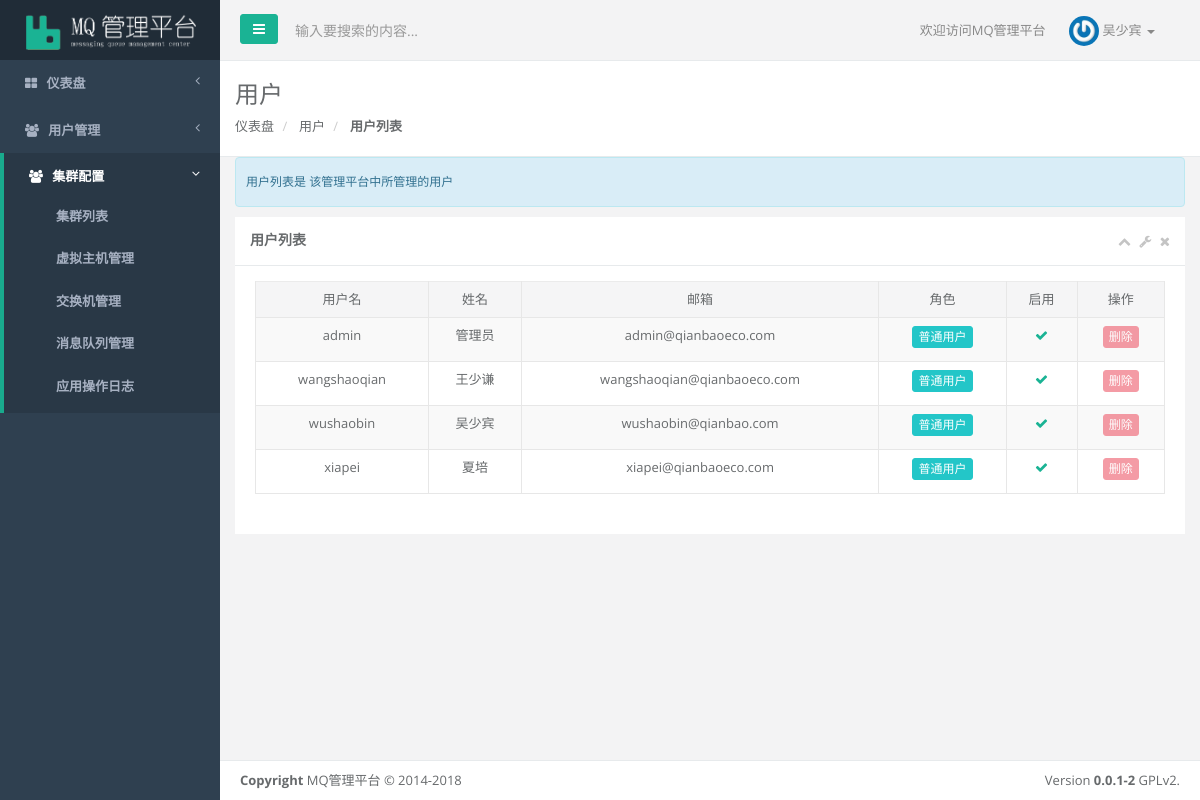
The app's page /users/user (signed in), older data.
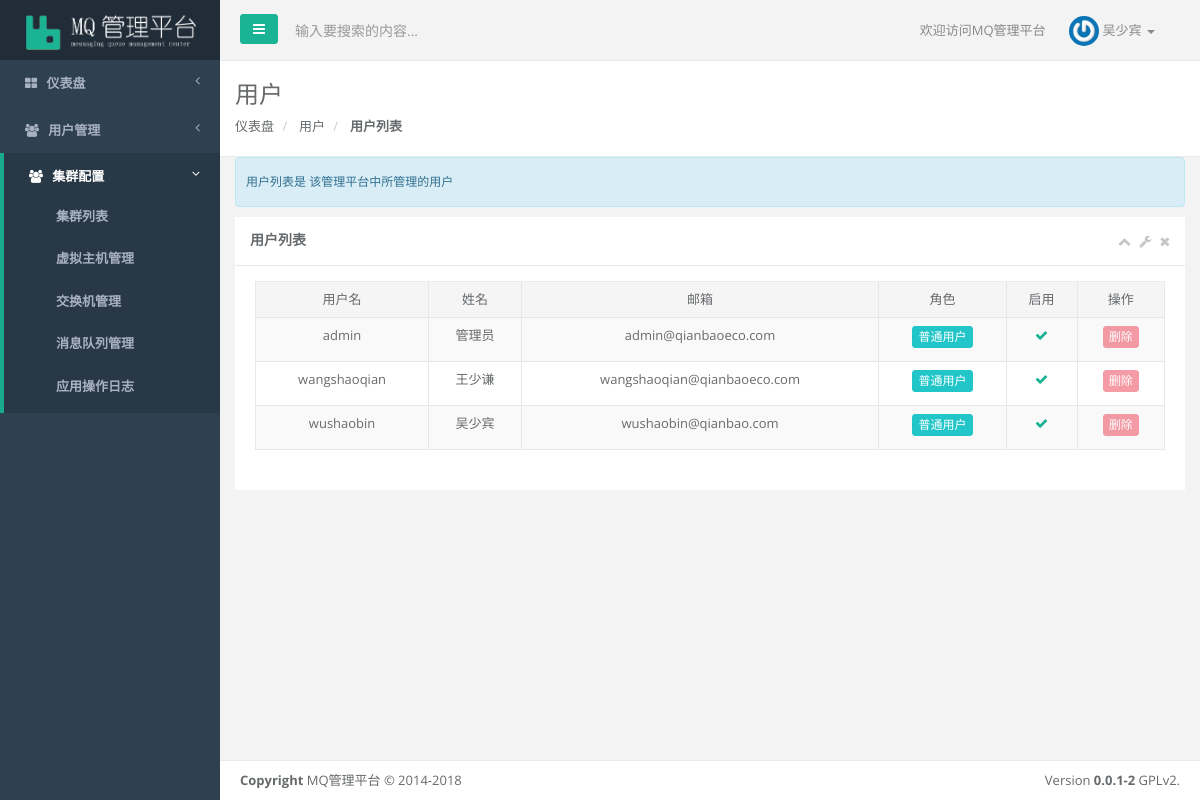
The same page, newer data.
### users/models.py (models this page shows)
class User(AbstractUser):
    ROLE_ADMIN = 'Admin'
    ROLE_OPERATOR = 'Operator'
    ROLE_USER = 'User'
    ROLE_CHOICES = (
        (ROLE_ADMIN, '超级管理员'),
        (ROLE_OPERATOR, '队列管理员'),
        (ROLE_USER, '普通用户')
    )
    id = models.UUIDField(default=uuid.uuid4, primary_key=True)
    name = models.CharField(max_length=128, null=True, verbose_name='姓名')
    wechat = models.CharField(max_length=128, null=True, verbose_name='微信')
    phone = models.CharField(max_length=20, null=True, verbose_name='手机')
    date_expired = models.DateTimeField(default=datetime.datetime.now, verbose_name='过期时间')
    created_by = models.CharField(max_length=30, default='', verbose_name='创建者')
    role = models.CharField(choices=ROLE_CHOICES, default=ROLE_USER, max_length=10,
                            verbose_name='用户角色')
    comment = models.TextField(max_length=200, null=True, verbose_name='备注')
    def __str__(self):
        return self.name

### mqmanager/common.py (the view)
        def __deco(request, *args, **kwargs):
            request.session['pre_url'] = request.path
            if not request.user.is_authenticated():
                return HttpResponseRedirect(reverse('users:user-login'))
            elif role == 'admin':
                if request.user.role in ['Admin']:
                    return func(request, *args, **kwargs)
            elif role == 'operator':
                if request.user.role in ['Operator', 'Admin']:
                    return func(request, *args, **kwargs)
            elif role == 'user':
                if request.user.role in ['Operator', 'Admin', 'User']:
                    return func(request, *args, **kwargs)
            return render(request, '403.html')

### mqmanager/common.py (called while the page is built)
def require_role(role='user'):
    def _deco(func):
        def __deco(request, *args, **kwargs):
            request.session['pre_url'] = request.path
            if not request.user.is_authenticated():
                return HttpResponseRedirect(reverse('users:user-login'))
            elif role == 'admin':
                if request.user.role in ['Admin']:
                    return func(request, *args, **kwargs)
            elif role == 'operator':
                if request.user.role in ['Operator', 'Admin']:
                    return func(request, *args, **kwargs)
            elif role == 'user':
                if request.user.role in ['Operator', 'Admin', 'User']:
                    return func(request, *args, **kwargs)
            return render(request, '403.html')
        return __deco
    return _deco

### users/views.py (called while the page is built)
@require_role(role='user')
def user_list(request, **kwargs):
    app, action = '用户', '用户列表'
    user_list = User.objects.all()
    return render(request, 'users/user_list.html', locals())

### templates/users/user_list.html (shortened to what this page needs)
{% extends '_base_list.html' %}
{% block help_message %}
    <div class="alert alert-info help-message">
        <p>{{ action }}是 该管理平台中所管理的用户</p>
    </div>
{% endblock %}
{% block table_head %}
    <td class="text-center">用户名</td>
    <td class="text-center">姓名</td>
    <td class="text-center">邮箱</td>
    <td class="text-center">角色</td>
    <td class="text-center">启用</td>
    <td class="text-center">操作</td>
{% endblock %}
{% block table_body %}
    {% for user in user_list %}
        <tr>
            <td class="text-center">{{ user.username }}</td>
            <td class="text-center">{{ user.name }}</td>
            <td class="text-center">{{ user.email }}</td>
            <td class="text-center">
                {% if user.role == 'Admin' %}
                    <a class="btn btn-xs btn-danger">系统管理员</a>
                {% elif user.role == 'Operator' %}
                    <a class="btn btn-xs btn-warning">队列管理员</a>
                {% else %}
                    <a class="btn btn-xs btn-info">普通用户</a>
                {% endif %}
            </td>
            <td class="text-center">
                {% if user.is_active %}
                    <i class="fa fa-check text-navy"></i>
                {% else %}
                    <i class="fa fa-circle text-danger"></i>
                {% endif %}
            </td>
            <td class="text-center">
                <a href="{% url 'users:user-delete' %}?id={{ user.id }}"
                   class="btn btn-xs btn-danger {% if request.user.role != 'Admin' %}disabled{% endif %}">删除</a></td>
        </tr>
    {% endfor %}
{% endblock %}

### templates/_base_list.html (shortened to what this page needs)
{% extends 'base.html' %}
{% load static %}
{% block custom_head_css_js %}
    <link href="{% static "css/plugins/datatables/datatables.min.css" %}" rel="stylesheet">
    <link href="{% static 'css/plugins/select2/select2.min.css' %}" rel="stylesheet">
{% endblock %}
{% block content %}
    <div class="wrapper wrapper-content animated fadeInRight">
        <div class="row">
            <div class="col-lg-12">
                <div class="ibox float-e-margins">
                    <div class="ibox-title">
                        <h5>{% if action %}{{ action }}{% else %}基本数据表格{% endif %}</h5>
                        <div class="ibox-tools">
                            <a class="collapse-link">
                                <i class="fa fa-chevron-up"></i>
                            </a>
                            <a class="dropdown-toggle" data-toggle="dropdown" href="#">
                                <i class="fa fa-wrench"></i>
                            </a>
                            <a class="close-link">
                                <i class="fa fa-times"></i>
                            </a>
                        </div>
                    </div>
                    <div class="ibox-content">
                        <div class="table-responsive">
                            <table class="table table-striped table-bordered table-hover dataTables-example" style="width: 100%";>
                                <thead>
                                <tr>{% block table_head %}{% endblock %}</tr>
                                </thead>
                                <tbody>{% block table_body %}{% endblock %}</tbody>
                            </table>
                        </div>
                    </div>
                </div>
            </div>
        </div>
    </div>
{% endblock %}

### templates/base.html (shortened to what this page needs)
{% load static %}
<!DOCTYPE html>
<html>
<head>
    {% include '_head_css_js.html' %}
    {% block custom_head_css_js %} {% endblock %}
</head>
<body>
<div id="wrapper">
    {% include '_left_side_bar.html' %}
    <div id="page-wrapper" class="gray-bg dashbard-1">
        {% include '_header_bar.html' %}
        {% block help_message %} {% endblock %}
        {% block content %}{% endblock %}
        {% include '_footer.html' %}
    </div>
</div>
</body>
</html>

### templates/_head_css_js.html (shortened to what this page needs)
{% load static %}
<link href="{% static "css/bootstrap.min.css" %}" rel="stylesheet">
<link href="{% static "font-awesome/css/font-awesome.css" %}" rel="stylesheet">
<link href="{% static "css/plugins/toastr/toastr.min.css" %}" rel="stylesheet">
<link href="{% static "js/plugins/gritter/jquery.gritter.css" %}" rel="stylesheet">
<link href="{% static "css/animate.css" %}" rel="stylesheet">
<link href="{% static "css/style.css" %}" rel="stylesheet">
<link href="{% static "css/xxdns.css" %}" rel="stylesheet">
<link href="{% static "css/plugins/sweetalert/sweetalert.css" %}" rel="stylesheet">
<link href="{% static "css/plugins/select2/select2.min.css" %}" rel="stylesheet">

### templates/_left_side_bar.html
<nav class="navbar-default navbar-static-side" role="navigation">
    <div class="sidebar-collapse">
        <ul class="nav" id="side-menu">
            {% include '_app_logo.html' %}
            {% include '_nav.html' %}
        </ul>
    </div>
</nav>

### templates/_app_logo.html (shortened to what this page needs)
{% load static %}
<li class="nav-header">
    <div class="dropdown profile-element">
        <div href="#" target="_blank">
            <img alt="image" height="55" src="/static/img/logo-mq-text.png" style="margin-left: 10px"/>
        </div>
    </div>
</li>

### templates/_nav.html
<li id="index">
    <a href="/"><i class="fa fa-th-large"></i> <span class="nav-label">仪表盘</span> <span
            class="fa arrow"></span></a>
</li>
<li id="users">
    <a href="{% url 'users:user-list' %}">
        <i class="fa fa-group" style="font-size: 13px"></i> <span class="nav-label">用户管理</span><span
            class="fa arrow"></span>
    </a>
</li>
<li id="mq" class="active">
    <a href="#"><i class="fa fa-group"></i> <span class="nav-label">集群配置</span> <span
            class="fa arrow"></span></a>
    <ul class="nav nav-second-level active">
        <li><a href="{% url 'mq:cluster-list' %}">集群列表</a></li>
    </ul>
    <ul class="nav nav-second-level">
        <li><a href="{% url 'mq:vhost-list' %}">虚拟主机管理</a></li>
    </ul>
    <ul class="nav nav-second-level">
        <li><a href="{% url 'mq:exchange-list' %}">交换机管理</a></li>
    </ul>
    <ul class="nav nav-second-level">
        <li><a href="{% url 'mq:queue-list' %}">消息队列管理</a></li>
    </ul>
    <ul class="nav nav-second-level">
        <li><a href="{% url 'mq:audit-log' %}">应用操作日志</a></li>
    </ul>
</li>

### templates/_header_bar.html (shortened to what this page needs)
<div class="row border-bottom">
    <nav class="navbar navbar-static-top" role="navigation" style="margin-bottom: 0">
        <div class="navbar-header">
            <a class="navbar-minimalize minimalize-styl-2 btn btn-primary " href="#"><i class="fa fa-bars"></i> </a>
            <form role="search" class="navbar-form-custom" action="search_results.html">
                <div class="form-group">
                    <input type="text" placeholder="输入要搜索的内容..." class="form-control" name="top-search" id="top-search">
                </div>
            </form>
        </div>
        <ul class="nav navbar-top-links navbar-right">
            <li>
                <span class="m-r-sm text-muted welcome-message">欢迎访问MQ管理平台</span>
            </li>
            <li class="dropdown">
                <a data-toggle="dropdown" class="dropdown-toggle" href="#">
                    <span class="m-r-sm text-muted welcome-message">
                        <img alt="image" class="img-circle" width="30" height="30" src="/static/img/avatar/admin.png"/>
                        <span style="font-size: 13px;font-weight: 400"> {{ request.user }}
                            <b class="caret"></b>
                        </span>
                    </span>
                </a>
            </li>
        </ul>
    </nav>
</div>
<div class="row wrapper border-bottom white-bg page-heading">
    <div class="col-lg-10">
        <h2>{% if app %} {{ app }} {% else %} 应用名称 {% endif %}</h2>
        <ol class="breadcrumb">
        <li>
            <a href="/">仪表盘</a>
        </li>
            <li>
                <a href="#">{% if app %}{{ app }}{% else %}应用名称{% endif %}</a>
            </li>
            <li class="active">
                <strong>{% if action %}{{ action }}{% else %}应用操作{% endif %}</strong>
            </li>
        </ol>
    </div>
    <div class="col-sm-2">
    </div>
</div>

### templates/_footer.html (shortened to what this page needs)
<div class="footer">
    <div class="pull-right">
        Version <strong>0.0.1-2</strong> GPLv2.
    </div>
    <div>
        <strong>Copyright</strong> MQ管理平台 &copy; 2014-2018
    </div>
</div>

### templates/_foot_js.html (shortened to what this page needs)
{% load static %}

### static/css/xxdns.css (style rules this page uses)
.col-xs-1, .col-sm-1, .col-md-1, .col-lg-1, .col-xs-2, .col-sm-2, .col-md-2, .col-lg-2, .col-xs-3, .col-sm-3, .col-md-3, .col-lg-3, .col-xs-4, .col-sm-4, .col-md-4, .col-lg-4, .col-xs-5, .col-sm-5, .col-md-5, .col-lg-5, .col-xs-6, .col-sm-6, .col-md-6, .col-lg-6, .col-xs-7, .col-sm-7, .col-md-7, .col-lg-7, .col-xs-8, .col-sm-8, .col-md-8, .col-lg-8, .col-xs-9, .col-sm-9, .col-md-9, .col-lg-9, .col-xs-10, .col-sm-10, .col-md-10, .col-lg-10, .col-xs-11, .col-sm-11, .col-md-11, .col-lg-11, .col-xs-12, .col-sm-12, .col-md-12, .col-lg-12 { padding-left: 5px !important; padding-right: 5px !important; }
.help-message { padding-left: 10px; font-size: 12px; line-height: 18px; margin-bottom:0; #margin-left: 10px; #margin-right: 10px }
.navbar-default { background-color: #2f4050; border-color: #2f4050; }
.nav-header, body.mini-navbar .nav-header { padding: 0; background: #202c37; }
.profile-element div:first-child { line-height: 60px; float: left; text-align: center; }
.welcome-message img { margin: -11px 0; }
.ibox-title { border-top: none; }

Row changes from the older to the newer data that the page shows:
removed User: username "xiapei", name "夏培", email "xiapei@qianbaoeco.com", role "普通用户", is_active True (drawn)
